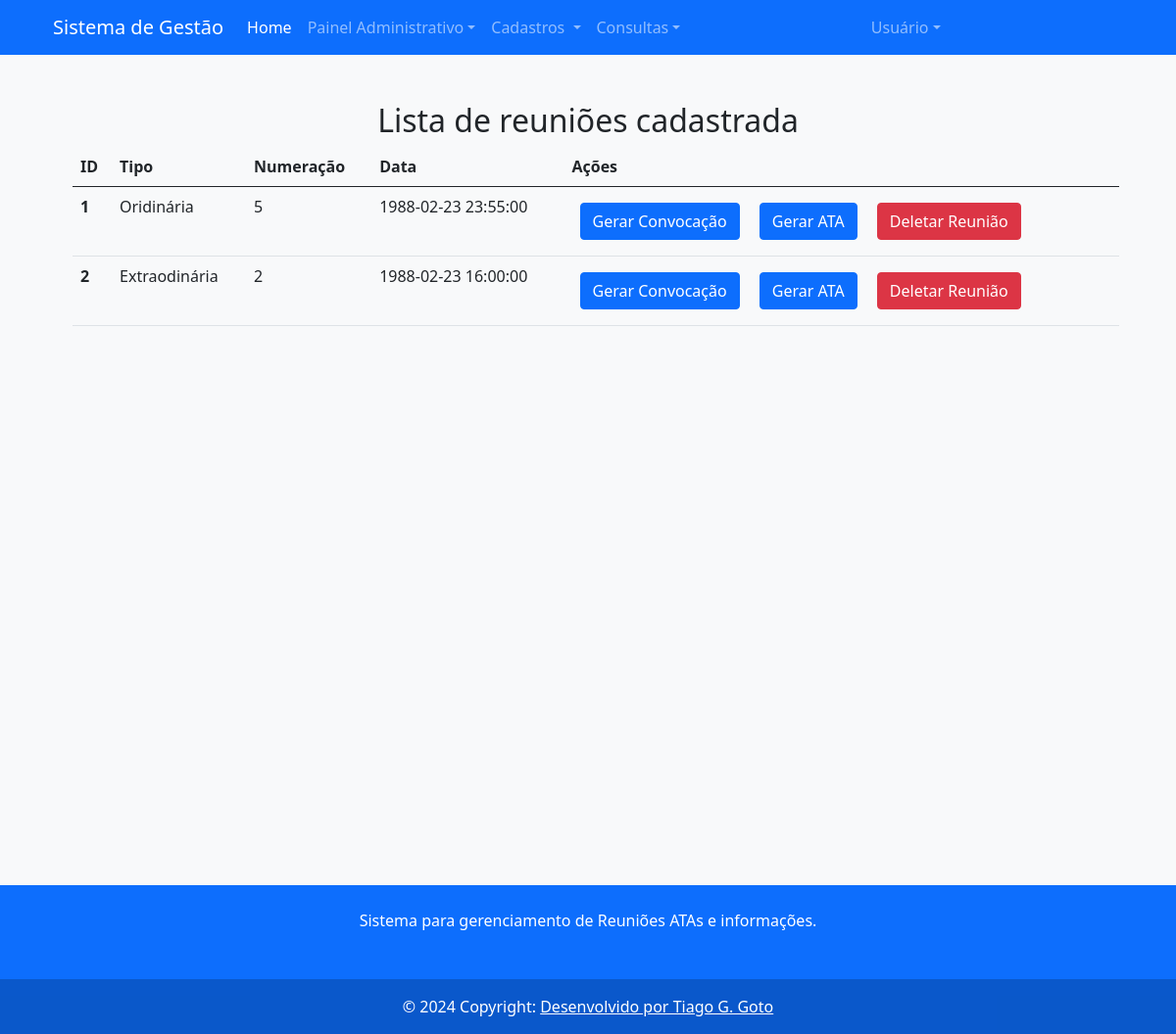
/meetings/ (signed in), run on an earlier commit of the app's database.
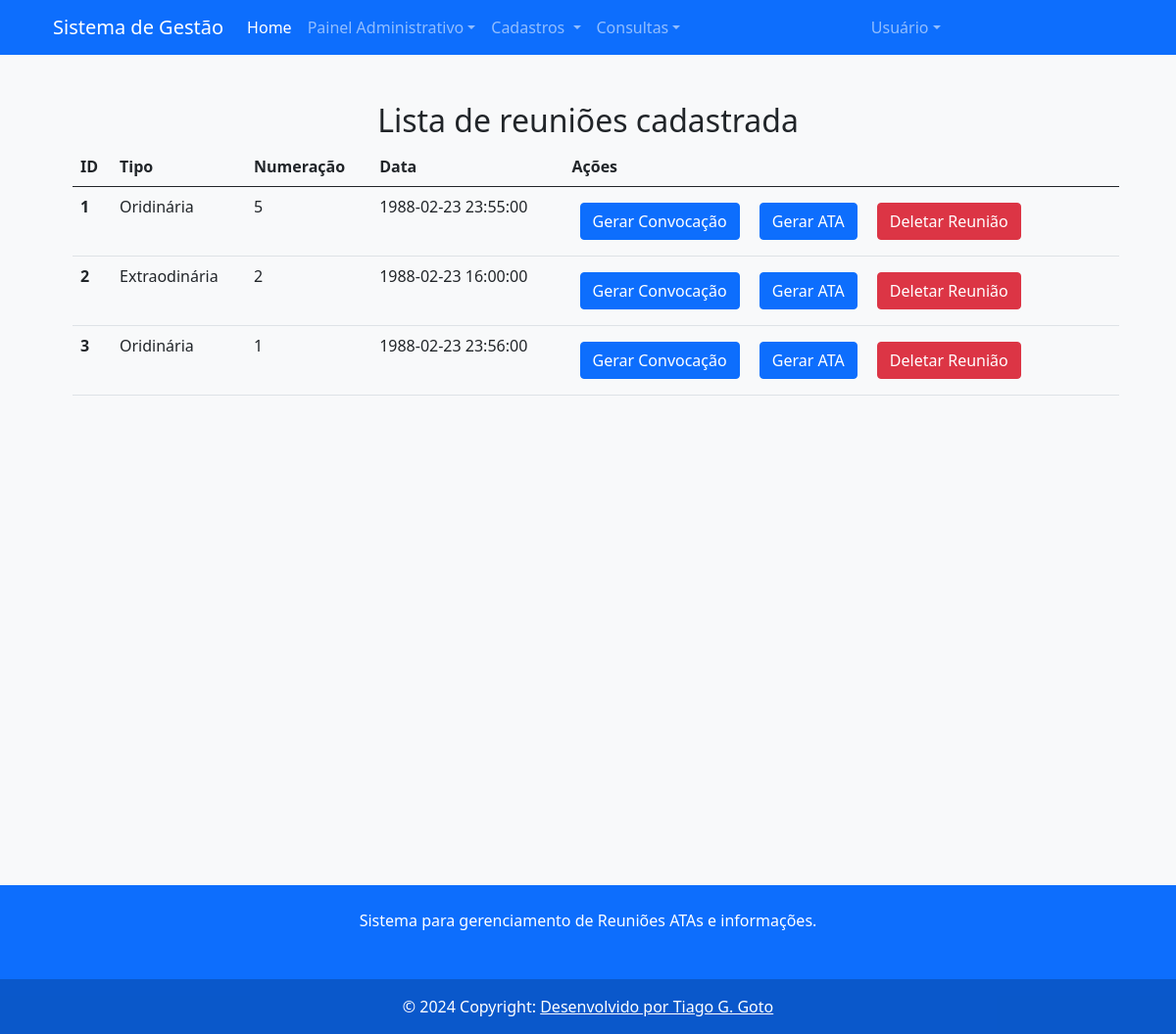
And on a later commit of the database.
### src/models/entities/meetings.py (models this page shows, shortened)
class Meetings(db.Model):
    __tablename__ = "meetings"
    id = db.Column(db.Integer, primary_key=True, autoincrement=True)
    meet_number = db.Column(db.Integer, nullable=False)
    meet_description = db.Column(db.Text, nullable=False)
    meet_regdate = db.Column(db.DateTime, default=datetime.now)
    meet_date = db.Column(db.DateTime, nullable = False)
    meet_location = db.Column(db.Text, nullable = False)
    meet_type_id = db.Column(db.Integer, db.ForeignKey('meeting_type.id'), nullable=False)
    meet_type = db.relationship("Meeting_type", back_populates="meeting")
    meeting_agenda = db.relationship("Meeting_agenda", back_populates="meeting", lazy='dynamic')
    minutes = db.relationship("Meeting_minute", back_populates="meeting", lazy='dynamic')
    attendees = db.relationship("Meeting_attendees", back_populates="meeting", lazy='dynamic')
    course_id = db.Column(db.Integer, db.ForeignKey('course.id'), nullable = False)
    course = db.relationship("Course", back_populates="meeting")

class Meeting_type(db.Model):
    __tablename__="meeting_type"
    id = db.Column(db.Integer, primary_key=True, autoincrement=True)
    type_name = db.Column(db.Text, nullable=False)
    meeting = db.relationship("Meetings", back_populates="meet_type", lazy='dynamic')
    numbering = db.relationship("Numbering", back_populates="meet_type", lazy="dynamic")
    def __repr__(self):
        return f"{self.type_name}"

### src/routes/meetings.py (the view)
@meetings_route.route('/')
@login_required
def list_meetings():
    meetings_date = Reg_meetings.gets()
    return render_template('list_meetings.html', dados= meetings_date)

### src/models/repository/meetings.py (called while the page is built)
    def gets():
        meetings_list = db.session.execute(db.select(Meetings).order_by(Meetings.id)).scalars()
        return meetings_list

### src/routes/login.py (called while the page is built)
@login_manager.user_loader
def loader_user(user_id):
    return Users.query.filter_by(userid=user_id).first()

### src/templates/list_meetings.html
{% extends "base.html" %}
{% block content %}
<div class="container-fluid mt-5 mb-5">
    <h2 class="text-center">Lista de reuniões cadastrada</h2>
    <div class="container">
<table class="table m-2 p-3">
    <thead>
      <tr>
        <th scope="col">ID</th>
        <th scope="col">Tipo</th>
        <th scope="col">Numeração</th>
        <th scope="col">Data</th>
        <th scope="col">Ações</th>
      </tr>
    </thead>
    <tbody>
        {% for meeting in dados %}
      <tr>
        <th scope="row"> {{ meeting.id }}</th>
        <td>{{ meeting.meet_type }}</td>
        <td>{{ meeting.meet_number }}</td>
        <td>{{ meeting.meet_date }}</td>
        <td>
            <button class="btn btn-primary m-2"> Gerar Convocação </button>
            <button type="button" class="btn btn-primary m-2"> Gerar ATA</button>
            <button type="button" class="btn btn-danger m-2"> Deletar Reunião</button>
        </td>
      </tr>
      {% endfor %}
    </tbody>
  </table>
</div>
</div>
{% endblock %}

What changed in the data, as far as the page shows it:
added Meetings: id "3", meet_type "Oridinária", meet_number "1", meet_date "1988-02-23 23:56:00"
